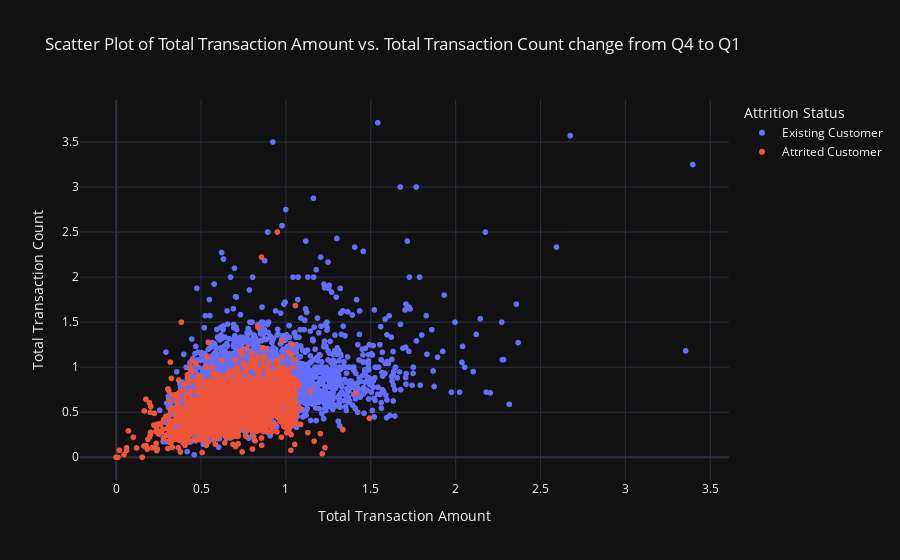

Notebook code for this chart:
### Markdown cell above
##### 4. Is it possible to classified customer status by using the change in transaction count and amount between Q4 and Q1?

### Code cell
fig = px.scatter(
    df,
    y='Total_Ct_Chng_Q4_Q1',
    x='Total_Amt_Chng_Q4_Q1',
    color='Attrition_Flag',
    title='Scatter Plot of Total Transaction Amount vs. Total Transaction Count change from Q4 to Q1',
    labels={'Total_Ct_Chng_Q4_Q1': 'Total Transaction Count', 'Total_Amt_Chng_Q4_Q1': 'Total Transaction Amount'},
    template='plotly_dark'
)

fig.update_layout(
    yaxis_title='Total Transaction Count',
    xaxis_title='Total Transaction Amount',
    legend_title='Attrition Status',
)

fig.show()

### Figure 1 — Plotly figure (JSON) as saved in the notebook; plotly's stock layout.template omitted (floating-point values rounded to 4 significant figures; data arrays with more than 128 entries replaced by an {"elided": "..."} marker saying what was removed)
{"data": [{"hovertemplate": "Attrition_Flag=Existing Customer<br>Total Transaction Amount=%{x}<br>Total Transaction Count=%{y}<extra></extra>", "legendgroup": "Existing Customer", "marker": {"color": "#636efa", "symbol": "circle"}, "mode": "markers", "name": "Existing Customer", "showlegend": true, "type": "scattergl", "x": {"elided": "8500 float values"}, "xaxis": "x", "y": {"elided": "8500 float values"}, "yaxis": "y"}, {"hovertemplate": "Attrition_Flag=Attrited Customer<br>Total Transaction Amount=%{x}<br>Total Transaction Count=%{y}<extra></extra>", "legendgroup": "Attrited Customer", "marker": {"color": "#EF553B", "symbol": "circle"}, "mode": "markers", "name": "Attrited Customer", "showlegend": true, "type": "scattergl", "x": {"elided": "1627 float values"}, "xaxis": "x", "y": {"elided": "1627 float values"}, "yaxis": "y"}], "layout": {"legend": {"title": {"text": "Attrition Status"}, "tracegroupgap": 0}, "title": {"text": "Scatter Plot of Total Transaction Amount vs. Total Transaction Count change from Q4 to Q1"}, "xaxis": {"anchor": "y", "domain": [0, 1], "title": {"text": "Total Transaction Amount"}}, "yaxis": {"anchor": "x", "domain": [0, 1], "title": {"text": "Total Transaction Count"}}}}
